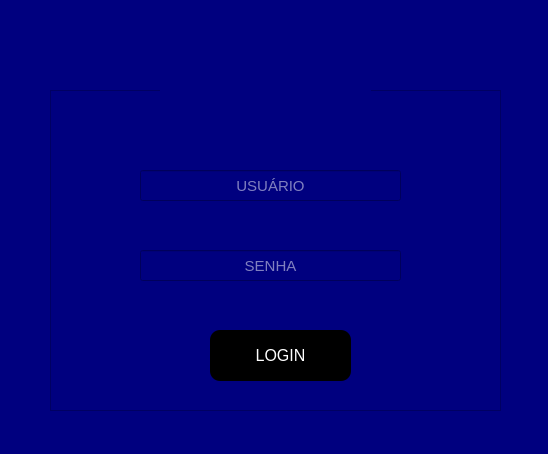
<?xml version="1.0" encoding="UTF-8"?>
<ui version="4.0">
 <class>login</class>
 <widget class="QWidget" name="login">
  <property name="geometry">
   <rect>
    <x>0</x>
    <y>0</y>
    <width>548</width>
    <height>454</height>
   </rect>
  </property>
  <property name="windowTitle">
   <string>Form</string>
  </property>
  <property name="styleSheet">
   <string notr="true">background-color: rgb(0, 0, 127);
</string>
  </property>
  <widget class="QFrame" name="frame">
   <property name="geometry">
    <rect>
     <x>50</x>
     <y>90</y>
     <width>451</width>
     <height>321</height>
    </rect>
   </property>
   <property name="frameShape">
    <enum>QFrame::StyledPanel</enum>
   </property>
   <property name="frameShadow">
    <enum>QFrame::Raised</enum>
   </property>
   <widget class="QLineEdit" name="txxt_user">
    <property name="geometry">
     <rect>
      <x>90</x>
      <y>80</y>
      <width>261</width>
      <height>31</height>
     </rect>
    </property>
    <property name="font">
     <font>
      <pointsize>11</pointsize>
     </font>
    </property>
    <property name="autoFillBackground">
     <bool>true</bool>
    </property>
    <property name="styleSheet">
     <string notr="true">color: rgb(255, 255, 255);</string>
    </property>
    <property name="alignment">
     <set>Qt::AlignCenter</set>
    </property>
    <property name="placeholderText">
     <string>USUÁRIO</string>
    </property>
   </widget>
   <widget class="QLineEdit" name="txt_senha">
    <property name="geometry">
     <rect>
      <x>90</x>
      <y>160</y>
      <width>261</width>
      <height>31</height>
     </rect>
    </property>
    <property name="font">
     <font>
      <pointsize>11</pointsize>
     </font>
    </property>
    <property name="styleSheet">
     <string notr="true">color: rgb(255, 255, 255);</string>
    </property>
    <property name="echoMode">
     <enum>QLineEdit::PasswordEchoOnEdit</enum>
    </property>
    <property name="alignment">
     <set>Qt::AlignCenter</set>
    </property>
    <property name="placeholderText">
     <string>SENHA</string>
    </property>
   </widget>
   <widget class="QPushButton" name="bt_login">
    <property name="geometry">
     <rect>
      <x>160</x>
      <y>240</y>
      <width>141</width>
      <height>51</height>
     </rect>
    </property>
    <property name="font">
     <font>
      <pointsize>12</pointsize>
     </font>
    </property>
    <property name="cursor">
     <cursorShape>PointingHandCursor</cursorShape>
    </property>
    <property name="styleSheet">
     <string notr="true">QPushButton{

	background-color: rgb(0, 0, 0);
	color: rgb(255, 255, 255);
    border-radius: 10px

}

QPushButton:hover{

    backgroud-color: rgb(255, 255, 255);
    color: rgb(0, 0, 0);

}</string>
    </property>
    <property name="text">
     <string>LOGIN</string>
    </property>
   </widget>
  </widget>
  <widget class="QLabel" name="label">
   <property name="geometry">
    <rect>
     <x>160</x>
     <y>10</y>
     <width>211</width>
     <height>141</height>
    </rect>
   </property>
   <property name="text">
    <string/>
   </property>
   <property name="pixmap">
    <pixmap>Downloads/carteira-de-identidade.png</pixmap>
   </property>
   <property name="scaledContents">
    <bool>true</bool>
   </property>
  </widget>
 </widget>
 <resources/>
 <connections/>
</ui>
